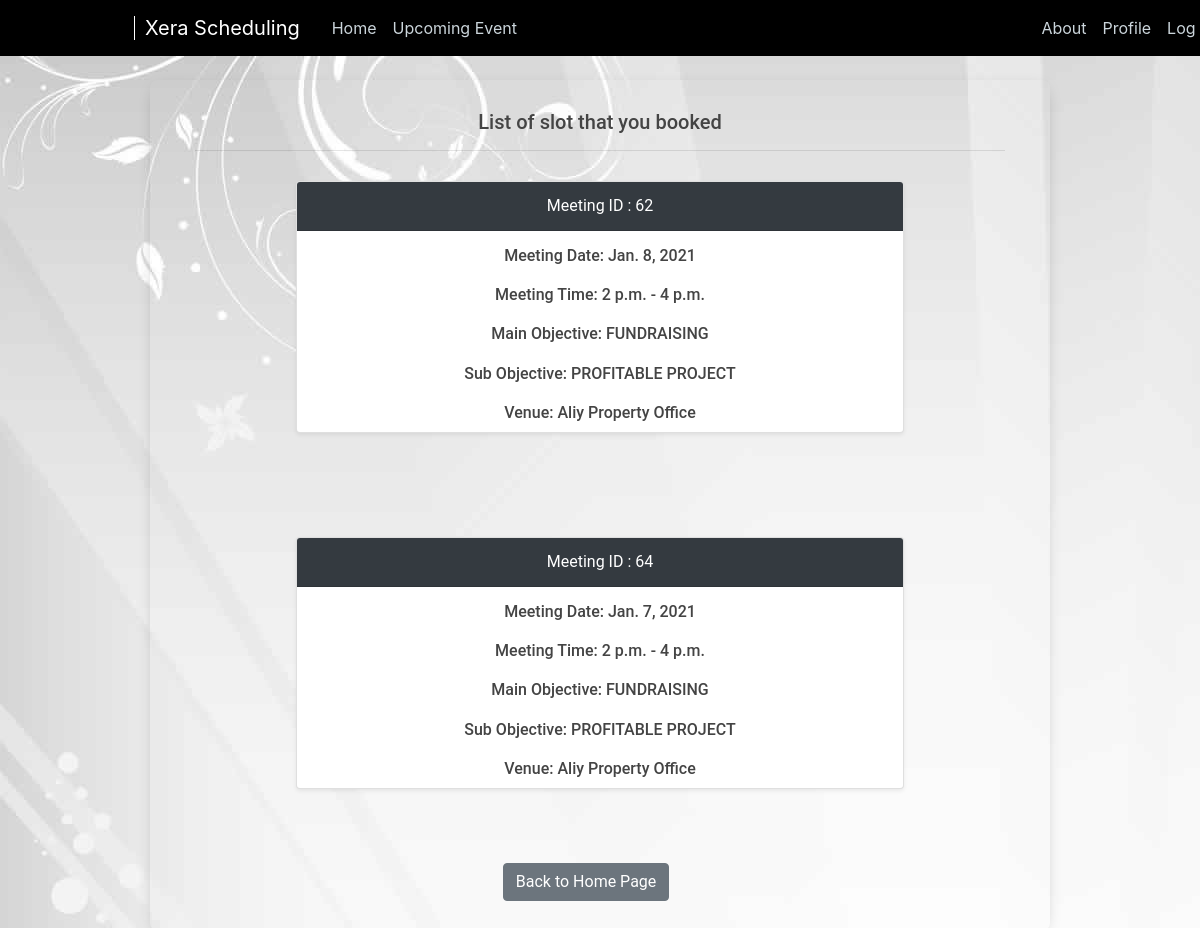
The page /ezz/status/ (signed in) on the database as committed earlier.
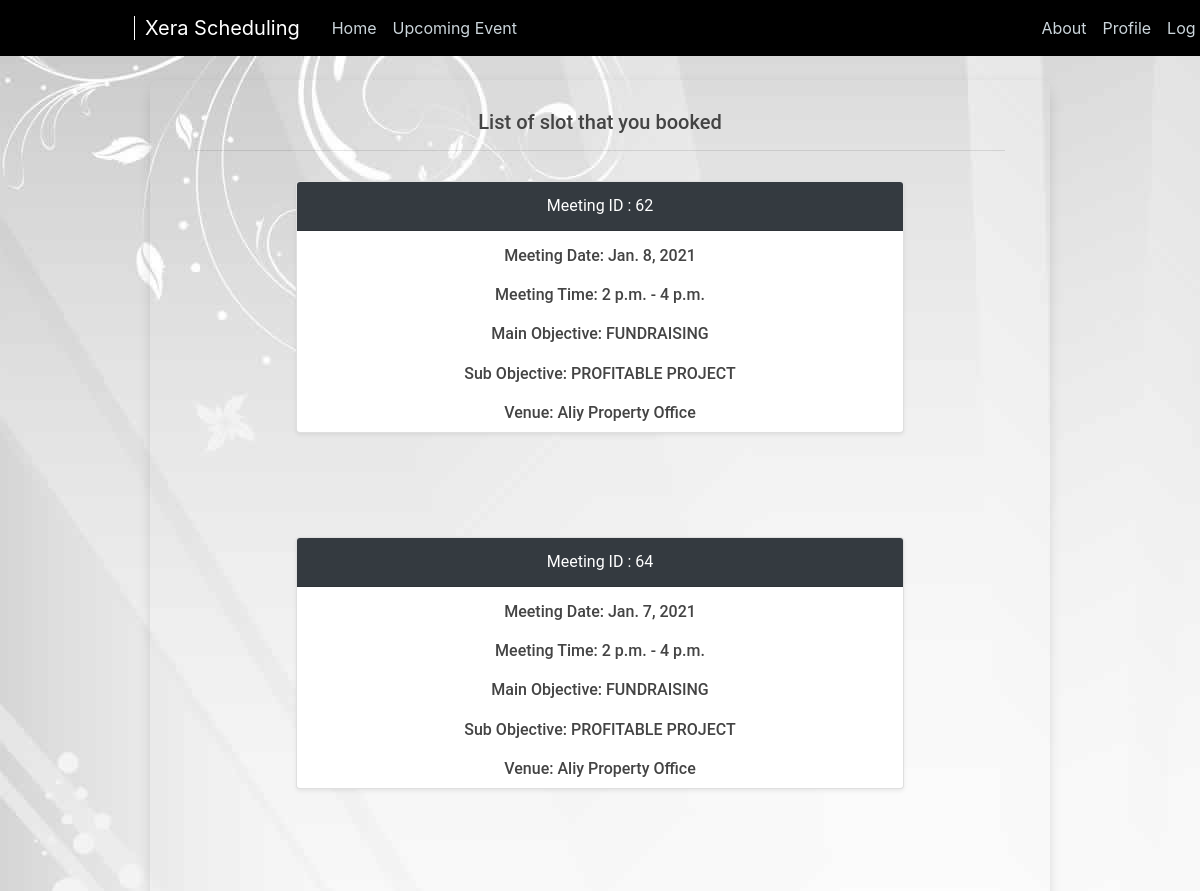
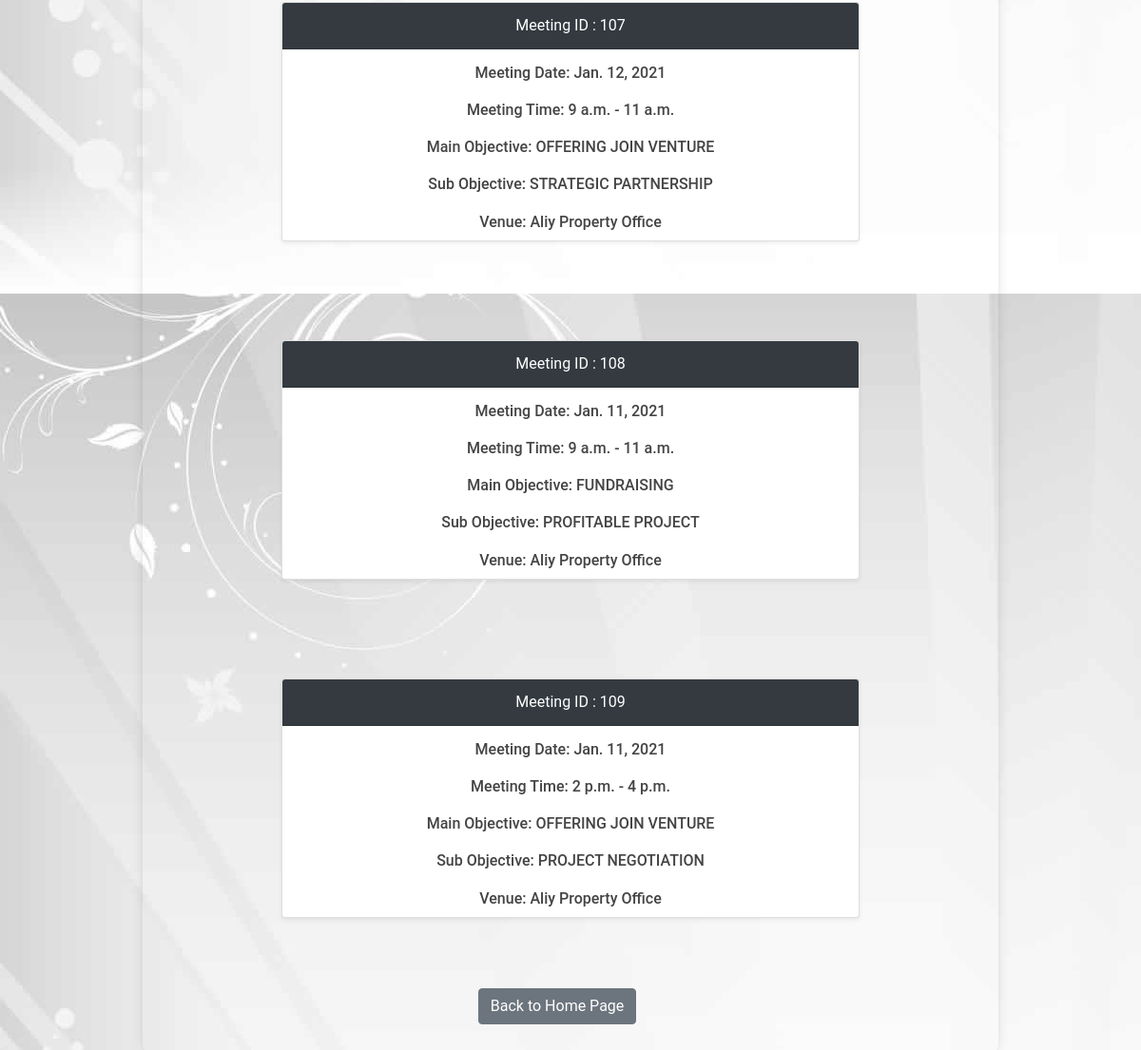
The same page on the database as committed later (2 pictures, top to bottom).
### events/models.py (models this page shows, shortened)
class Event(models.Model):
    user = models.ForeignKey(User, on_delete=models.CASCADE, null=True)
    purposeitem = models.ForeignKey(PurposeDetail, on_delete=models.CASCADE, null=True)
    day = models.DateField(u'Day of the event', help_text=u'Day of the event')
    start_time = models.TimeField(u'Starting time', help_text=u'Starting time')
    end_time = models.TimeField(u'Final time', help_text=u'Final time')
    notes = models.TextField(u'Textual Notes', help_text=u'Textual Notes', blank=True, null=True)
    class Meta:
        verbose_name = u'Scheduling'
        verbose_name_plural = u'Scheduling'

### premiers/models.py (models this page shows)
class PurposeDetail(models.Model):
    user = models.ForeignKey(User, null=True, on_delete=models.CASCADE, default='')
    vip = models.ForeignKey(Vip, on_delete=models.CASCADE, blank=True, null=True)
    main_purpose = models.ForeignKey(MainPurpose, on_delete=models.CASCADE, blank=True, null=True)
    sub_purpose = models.ForeignKey(SubPurpose, on_delete=models.CASCADE, blank=True, null=True)
    representative = models.ForeignKey(Representative, on_delete=models.CASCADE, blank=True, null=True)
    category = models.CharField(max_length=200, null=True)
    fuzzy_weight = models.FloatField(null=True)

class MainPurpose(models.Model):
    main_item = models.CharField(max_length=200, null=True)
    main_weight = models.FloatField(null=True)
    image = models.ImageField(default='default.jpg', upload_to='MainPurpose_pics')
    description = models.TextField(max_length=1000, blank=True, null=True)
    def __str__(self):
        return self.main_item

class SubPurpose(models.Model):
    main_purpose = models.ForeignKey(MainPurpose, on_delete=models.CASCADE)
    sub_item = models.CharField(max_length=200, null=True)
    sub_weight = models.FloatField(null=True)
    image = models.ImageField(default='default.jpg', upload_to='SubPurpose_pics')
    description = models.TextField(max_length=1000, blank=True, null=True)
    def __str__(self):
        return self.sub_item

### premiers/views.py (the view)
# urls.py: path('status/', views.status, name='premiers-status'),
def status(request):
    logged_in_user = request.user
    logged_in_user_slots = Event.objects.filter(user=logged_in_user)
    print("------------------------------->", logged_in_user_slots)
    if logged_in_user_slots.exists():
        context = {
            'slots': logged_in_user_slots,
        }
        return render(request, 'premiers/status.html', context)
    else:
        return render(request, 'premiers/nostatus.html')

### premiers/templates/premiers/status.html
{% extends "premiers/base.html" %}
{% block content %}
<div class="event-container">
    <div class="event">
        <div class="container" style="margin: 30px">
            <h5 class="text-center"> List of slot that you booked </h5>
            <hr>
            {% for slot in slots %}
            <div class="card card-block d-flex shadow-sm"
                 style="width:75%;  margin: 0 auto; float: none; margin-bottom: 50px; margin-top: 30px">
                <div class="card-header align-items-center d-flex justify-content-center bg-dark text-white">
                    <input type="hidden" name="vipId" value="{{vip.id}}">Meeting ID : {{slot.id}}</input>
                </div>
                <h6 class="card-title align-items-center d-flex justify-content-center"
                    style="margin:10px; margin-top: 15px">Meeting Date: {{slot.day}}</h6>
                <h6 class="card-title align-items-center d-flex justify-content-center" style="margin:10px">Meeting
                    Time: {{slot.start_time}} - {{slot.end_time}}</h6>
                <h6 class="card-title align-items-center d-flex justify-content-center" style="margin:10px">Main
                    Objective: {{slot.purposeitem.main_purpose}}</h6>
                <h6 class="card-title align-items-center d-flex justify-content-center" style="margin:10px">Sub
                    Objective: {{slot.purposeitem.sub_purpose}}</h6>
                <h6 class="card-title align-items-center d-flex justify-content-center" style="margin:10px">Venue: Aliy
                    Property Office</h6>
            </div>
            <br>
            {% endfor %}
            <div style="margin-left: 38%">
                <nav aria-label="...">
                    <ul class="pagination">
                        <li class="page-item">
                            <a class="btn btn-secondary" href="{% url 'premiers-home' %}">Back to Home Page</a>
                        </li>
                    </ul>
                </nav>
            </div>
        </div>
    </div>
</div>
{% endblock content %}

### premiers/templates/premiers/base.html (shortened to what this page needs)
{% load static %}
<!DOCTYPE html>
<html>
<head>
    <link rel="stylesheet" href="https://stackpath.bootstrapcdn.com/bootstrap/4.5.2/css/bootstrap.min.css"
>
    <link rel="stylesheet" type="text/css" href="{% static 'premiers/main.css' %}">
</head>
<body style="background-image: url('{% static 'premiers/img/site-bg2.jpg' %}')">
<header class="site-header">
    <nav class="navbar navbar-expand-md navbar-dark bg-steel fixed-top">
        <div class="container">
            <a href="http://www.cloud-connect.asia/"
               style="width: 170px; border-right: 1px solid white; margin-right: 10px; padding-right: 10px; margin-left:-80px">
            </a>
            {% if user.is_authenticated %}
            <a class="navbar-brand mr-4" href="{% url 'premiers-home' %}">Xera Scheduling</a>
            {% else %}
            <a class="navbar-brand mr-4" href="{% url 'premiers-event' %}">Xera Scheduling</a>
            {% endif %}
            <div class="collapse navbar-collapse" id="navbarToggle">
                <div class="navbar-nav mr-auto">
                    {% if user.is_authenticated %}
                    <a class="nav-item nav-link" href="{% url 'premiers-home' %}">Home</a>
                    <a class="nav-item nav-link" href="{% url 'premiers-event' %}">Upcoming Event</a>
                    {% else %}
                    <a class="nav-item nav-link" href="{% url 'premiers-event' %}">Upcoming Event</a>
                    {% endif %}
                </div>
                <div class="navbar-nav" style="margin-right:-80px">
                    {% if user.is_authenticated %}
                    <a class="nav-item nav-link" href="{% url 'premiers-about' %}">About</a>
                    <a class="nav-item nav-link" href="{% url 'users-profile' %}">Profile</a>
                    <a class="nav-item nav-link" href="{% url 'users-logout' %}">Log Out</a>
                    {% else %}
                    <a class="nav-item nav-link" href="{% url 'premiers-about' %}">About</a>
                    <a class="nav-item nav-link" href="{% url 'users-login' %}">Login</a>
                    <a class="nav-item nav-link" href="{% url 'users-register' %}">Register</a>
                    {% endif %}
                </div>
            </div>
        </div>
    </nav>
</header>
<div>
    {% block content %}{% endblock %}
</div>
</body>
</html>

### premiers/static/premiers/main.css (style rules this page uses)
body { background: #fafafa; color: #333333; margin-top: 5rem; }
h1, h2, h3, h4, h5, h6 { color: #444444; }
ul { margin: 0; }
.bg-steel { background-color: #000000; }
.site-header .navbar-nav .nav-link { color: #cbd5db; }
.event-container { font-family: "Roboto", sans-serif; max-width: 900px; margin: 0 auto; justify-content: center; }
.event-container .event { box-shadow: 0 4px 16px -8px rgba(0, 0, 0, 0.4); display: flex; border-radius: 8px; margin: 32px 0; }
.container { justify-content: center; }

Rows that differ between the two databases and show on the page:
added Event: id "107", day "Jan. 12, 2021", start_time "9 a.m.", end_time "11 a.m.", purposeitem.main_purpose "OFFERING JOIN VENTURE", purposeitem.sub_purpose "STRATEGIC PARTNERSHIP"
added Event: id "108", day "Jan. 11, 2021", start_time "9 a.m.", end_time "11 a.m.", purposeitem.main_purpose "FUNDRAISING", purposeitem.sub_purpose "PROFITABLE PROJECT"
added Event: id "109", day "Jan. 11, 2021", start_time "2 p.m.", end_time "4 p.m.", purposeitem.main_purpose "OFFERING JOIN VENTURE", purposeitem.sub_purpose "PROJECT NEGOTIATION"
